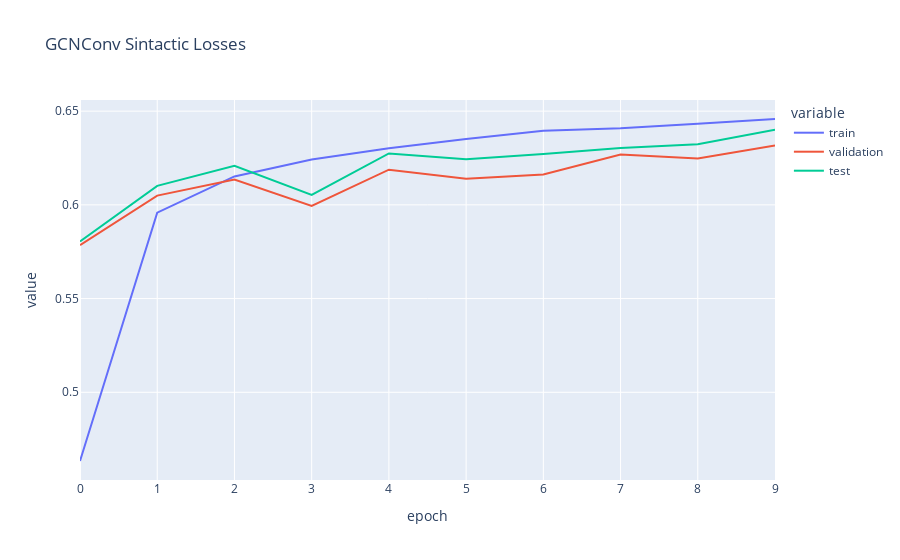

Notebook code for this chart:
### Markdown cell above
# 7 Capas

### Code cell
route = '/usrvol/results/7_layers_GCNConv/'
files = os.listdir(f'{route}')

train = []
val = []
test = []
for i in range(10):
    with open(f"{route}" + f"classification_report_train_epoch{i}.json" ) as f:
        dic = json.load(f)
        f1 = dic['weighted avg']['f1-score']
        train.append(f1)
    with open(f"{route}" + f"classification_report_dev_epoch{i}.json") as f:
        dic = json.load(f)
        f1 = dic['weighted avg']['f1-score']
        val.append(f1)
    with open(f"{route}" + f"classification_report_test_epoch{i}.json") as f:
        dic = json.load(f)
        f1 = dic['weighted avg']['f1-score']
        test.append(f1)

import plotly.express as px
import pandas as pd

# Creating a DataFrame with index as x-axis and values as y-axis
df_train = pd.DataFrame({
    'epoch': range(len(train)),
    'train': train,
    'validation': val,
    'test': test
})


# Plotting the DataFrame
fig = px.line(df_train, x='epoch', y=['train', 'validation', 'test'], title='GCNConv Sintactic Losses')
fig.show()

### Figure 1 — Plotly figure (JSON) as saved in the notebook; plotly's stock layout.template omitted (floating-point values rounded to 4 significant figures)
{"data": [{"hovertemplate": "variable=train<br>epoch=%{x}<br>value=%{y}<extra></extra>", "legendgroup": "train", "line": {"color": "#636efa", "dash": "solid"}, "marker": {"symbol": "circle"}, "mode": "lines", "name": "train", "orientation": "v", "showlegend": true, "type": "scatter", "x": [0, 1, 2, 3, 4, 5, 6, 7, 8, 9], "xaxis": "x", "y": [0.4633, 0.5958, 0.6152, 0.6242, 0.6302, 0.6352, 0.6396, 0.6408, 0.6433, 0.6458], "yaxis": "y"}, {"hovertemplate": "variable=validation<br>epoch=%{x}<br>value=%{y}<extra></extra>", "legendgroup": "validation", "line": {"color": "#EF553B", "dash": "solid"}, "marker": {"symbol": "circle"}, "mode": "lines", "name": "validation", "orientation": "v", "showlegend": true, "type": "scatter", "x": [0, 1, 2, 3, 4, 5, 6, 7, 8, 9], "xaxis": "x", "y": [0.5785, 0.6049, 0.6136, 0.5994, 0.6188, 0.6139, 0.6162, 0.6268, 0.6248, 0.6317], "yaxis": "y"}, {"hovertemplate": "variable=test<br>epoch=%{x}<br>value=%{y}<extra></extra>", "legendgroup": "test", "line": {"color": "#00cc96", "dash": "solid"}, "marker": {"symbol": "circle"}, "mode": "lines", "name": "test", "orientation": "v", "showlegend": true, "type": "scatter", "x": [0, 1, 2, 3, 4, 5, 6, 7, 8, 9], "xaxis": "x", "y": [0.5804, 0.6101, 0.6209, 0.6053, 0.6274, 0.6243, 0.6271, 0.6303, 0.6324, 0.6401], "yaxis": "y"}], "layout": {"legend": {"title": {"text": "variable"}, "tracegroupgap": 0}, "title": {"text": "GCNConv Sintactic Losses"}, "xaxis": {"anchor": "y", "domain": [0, 1], "title": {"text": "epoch"}}, "yaxis": {"anchor": "x", "domain": [0, 1], "title": {"text": "value"}}}}
